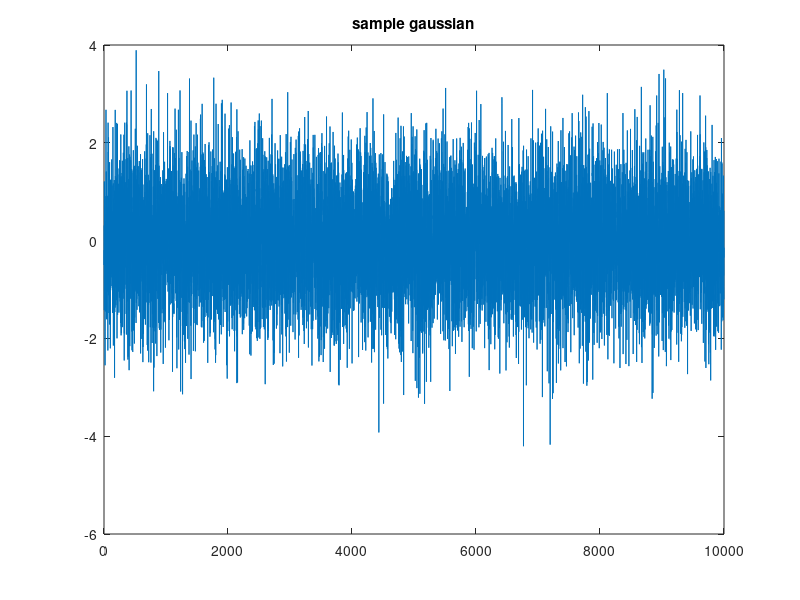

Write the MATLAB code that produced this figure.
% This program generates the 64-bit uniform random sequence (10000) 
% They are stored in a .DAT to be put into the FPGA's input MEM. 

x_in =ones(10000,64);
factor = zeros(1,64);
x_in_num = ones(1,10000);
for j = 1:64
    factor(j) = 2^-j;
end
for i = 1:10000
    x1 = randi([0 1],1,64);
    x_in(i,:) = x1;      % to be stored in the input MEM
    x_in_num(i) = (dot(factor, x1)); %decimal equilvalent 
end



q = norminv(x_in_num);
plot(q);
title('sample gaussian');
[h,p] = kstest(q);
if h == 0
    display('test pass, the random signal is uniform distributed');

else
    display('test failed, the random signal is not uniform distributed');
end
display(h);
display(p);

%%%% Remove the comments when want to try new PRBS input

%save('unif_input.dat','-ascii','x_in');
%m = load('unif_input.dat','-ascii','x_in') ;

%f = fopen('unif_in.txt','wt');
%for i = 1:10000
% q = num2str(m(i,:));
% q = q(find(~isspace(q)));
% fprintf(f,[q,'\n']);
%end
%fclose(f);    